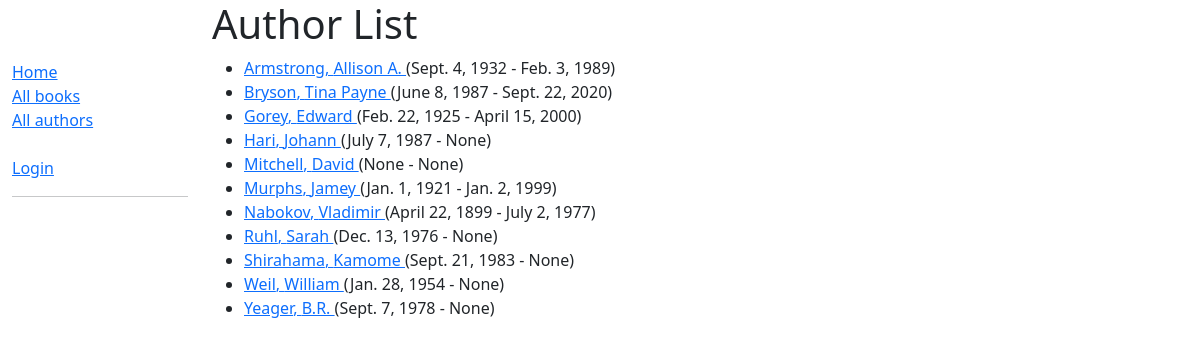
Screenshot of /catalog/authors/ with the database file from the repository.
### catalog/models.py (models this page shows, shortened)
class Author(models.Model):
    first_name = models.CharField(max_length=100)
    last_name = models.CharField(max_length=100)
    date_of_birth = models.DateField("born", null=True, blank=True)
    date_of_death = models.DateField('died', null=True, blank=True)
    nationality = models.CharField(max_length=200, blank=True)
    class Meta:
        ordering = ['last_name', 'first_name']
    def get_absolute_url(self):
        return reverse('author-detail', args=[str(self.id)])

### catalog/views.py (the view)
# urls.py: path('authors/', views.AuthorListView.as_view(), name='authors'),
class AuthorListView(generic.ListView):
    model = Author
    paginate_by = 20

### catalog/templates/catalog/author_list.html
{% extends "base_generic.html" %}
{% block content %}
  <h1>Author List</h1>
  {% if author_list %}
    <ul>
      {% for author in author_list %}
      <li>
        <a href="{{ author.get_absolute_url }}">{{ author.last_name }}, {{ author.first_name }} </a>
        ({{author.date_of_birth}} - {{ author.date_of_death }})
      </li>
      {% endfor %}
    </ul>
  {% else %}
    <p>There are no authors in the library.</p>
  {% endif %}
{% endblock %}

### rows the page displays
Author: last_name "Armstrong", first_name "Allison A.", date_of_birth "Sept. 4, 1932", date_of_death "Feb. 3, 1989"
Author: last_name "Bryson", first_name "Tina Payne", date_of_birth "June 8, 1987", date_of_death "Sept. 22, 2020"
Author: last_name "Gorey", first_name "Edward", date_of_birth "Feb. 22, 1925", date_of_death "April 15, 2000"
Author: last_name "Hari", first_name "Johann", date_of_birth "July 7, 1987", date_of_death "None"
Author: last_name "Mitchell", first_name "David", date_of_birth "None", date_of_death "None"
Author: last_name "Murphs", first_name "Jamey", date_of_birth "Jan. 1, 1921", date_of_death "Jan. 2, 1999"
Author: last_name "Nabokov", first_name "Vladimir", date_of_birth "April 22, 1899", date_of_death "July 2, 1977"
Author: last_name "Ruhl", first_name "Sarah", date_of_birth "Dec. 13, 1976", date_of_death "None"
Author: last_name "Shirahama", first_name "Kamome", date_of_birth "Sept. 21, 1983", date_of_death "None"
Author: last_name "Weil", first_name "William", date_of_birth "Jan. 28, 1954", date_of_death "None"
Author: last_name "Yeager", first_name "B.R.", date_of_birth "Sept. 7, 1978", date_of_death "None"
